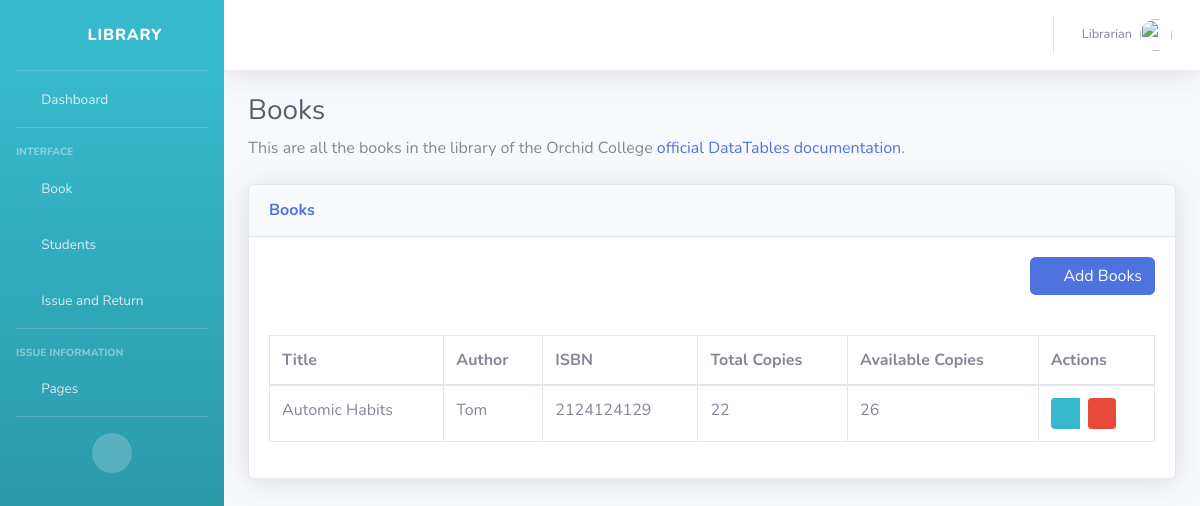
/book_list/ (signed in), run on an earlier commit of the app's database.
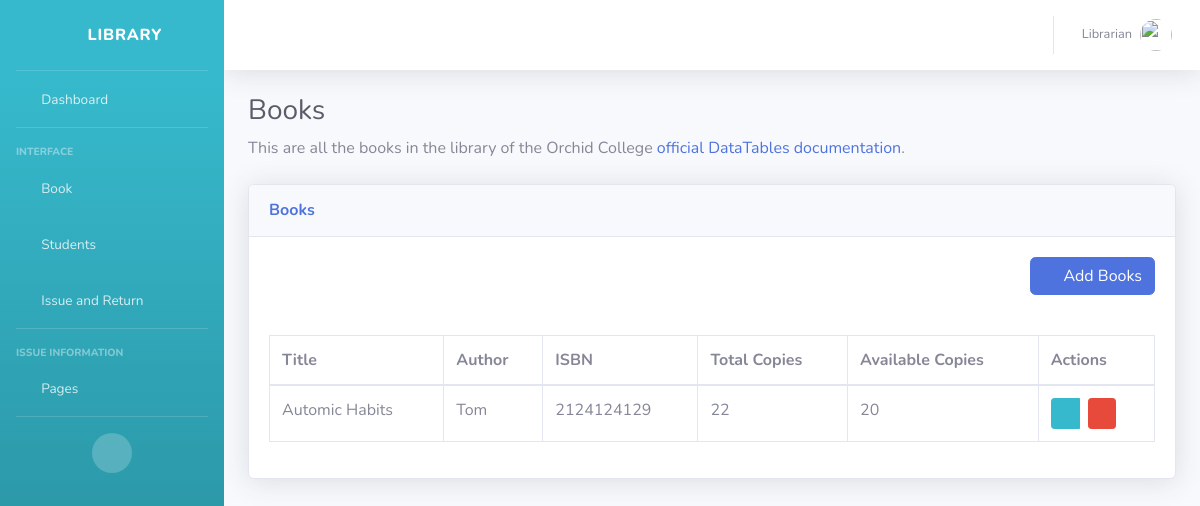
And on a later commit of the database.
### base/models.py (models this page shows, shortened)
class Book(models.Model):
    title = models.CharField(max_length=200)
    author = models.CharField(max_length=200)
    isbn = models.CharField(max_length=13, unique=True)
    total_copies = models.PositiveIntegerField(default=0)
    available_copies = models.PositiveIntegerField(default=0)

### base/views.py (the view)
# urls.py: path('book_list/', book_list, name='book_list'),
@login_required(login_url = '/admin_login')
def book_list(request):
    books = Book.objects.all()
    return render(request, 'base/book_list.html', {'books':books} )

### base/templates/base/book_list.html (shortened to what this page needs)
{% extends 'base/base.html' %}
{% block content %}
 <div class="container-fluid">
                    <h1 class="h3 mb-2 text-gray-800">Books</h1>
                    <p class="mb-4">This are all the books in the library of the Orchid College <a target="_blank"
                            href="https://www.oic.edu.np/">official DataTables documentation</a>.</p>
<div class="card shadow mb-4">
    <div class="card-header py-3">
        <h6 class="m-0 font-weight-bold text-primary">Books</h6>
    </div>
    <div class="card-body">
        <div class="float-right">
            <a href="{% url 'base:add_book' %}" class = "btn btn-primary">
                <i class="fa fa-plus"></i>&nbsp; Add Books
            </a>
        </div>
    </div>
    <div class="card-body">
        <div class="table-responsive">
            <table class="table table-bordered" id="dataTable" width="100%" cellspacing="0">
                <thead>
                    <tr>
                        <th>Title</th>
                        <th>Author</th>
                        <th>ISBN</th>
                        <th>Total Copies</th>
                        <th>Available Copies</th>
                        <th>Actions</th>
                    </tr>
                </thead>
                <tbody>
                    {% for book in books %}
                            <tr>
                                <td>{{ book.title }}</td>
                                <td>{{ book.author }}</td>
                                <td>{{ book.isbn }}</td>
                                <td>{{ book.total_copies }}</td>
                                <td>{{ book.available_copies }}</td>
                                <td>
                                    <div class="btn-group" role="group">
                                        <a href="{% url 'base:update_book' book.pk %}" class="btn btn-info btn-sm ">
                                            <i class="fas fa-pen"></i>
                                        </a>
                                        {% if not object.non_deletetable %}
                                                <form action="{% url 'base:delete_book' book.pk %}"  method="post">
                                                    <button class="btn btn-danger btn-sm delete-link ml-2" data-tooltip="tooltip" title="Delete">
                                                        <i class="far fa-trash-alt"></i>
                                                    </button>
                                                </form>
                                                {% endif %}
                                    </div>
                                </td>
                            </tr>
                    {% endfor %}
                </tbody>
            </table>
        </div>
    </div>
</div>
{% endblock %}

What changed in the data, as far as the page shows it:
changed Book "Automic Habits": available_copies "26" → "20"
